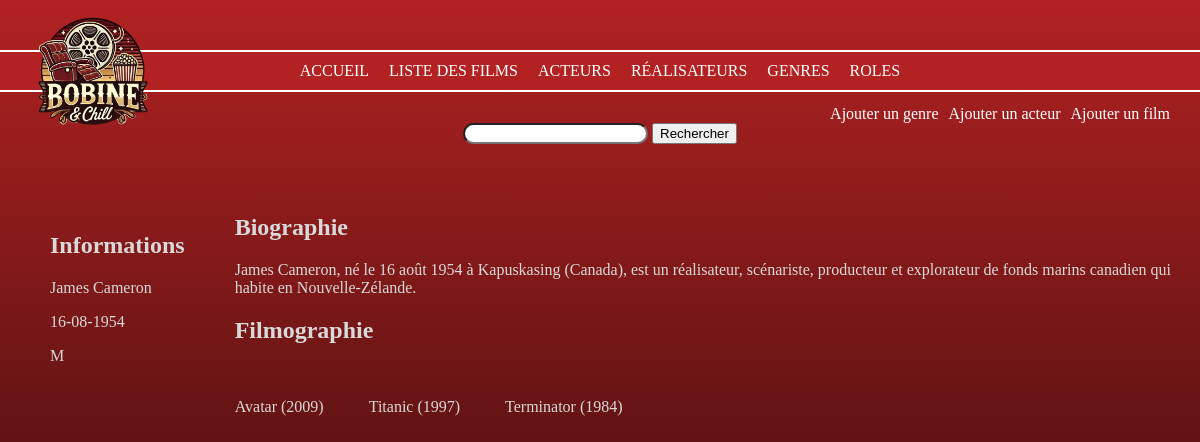
/Projet/index.php?action=detailsRealisateur&id=4, run on the app's committed database.
### tables this page shows
CREATE TABLE IF NOT EXISTS `personne` (
  `id_personne` int NOT NULL AUTO_INCREMENT,
  `nom` varchar(50) NOT NULL,
  `prenom` varchar(50) NOT NULL,
  `sexe` varchar(50) NOT NULL,
  `dateNaissance` date NOT NULL,
  `photo` varchar(255) DEFAULT NULL,
  `biographie` text,
  PRIMARY KEY (`id_personne`) USING BTREE
);

CREATE TABLE IF NOT EXISTS `film` (
  `id_film` int NOT NULL AUTO_INCREMENT,
  `titre` varchar(50) DEFAULT NULL,
  `duree` int DEFAULT NULL,
  `anneeSortie` int DEFAULT NULL,
  `synopsis` text,
  `note` float NOT NULL DEFAULT '0',
  `affiche` varchar(255) NOT NULL DEFAULT '0',
  `id_realisateur` int NOT NULL DEFAULT '0',
  PRIMARY KEY (`id_film`),
  KEY `FK_film_realisateur` (`id_realisateur`),
  CONSTRAINT `FK_film_realisateur` FOREIGN KEY (`id_realisateur`) REFERENCES `realisateur` (`id_realisateur`)
);

### Projet/controller/CinemaController.php (called while the page is built, shortened)
<?php
class CinemaController {
    public function detRealisateur($id) {
        $pdo = Connect::seConnecter();
        $requete = $pdo->prepare(
            "SELECT CONCAT(personne.prenom, ' ', personne.nom) AS nomRealisateur,
            DATE_FORMAT(personne.dateNaissance, '%d-%m-%Y') AS dateNaissanceFr, personne.sexe, personne.photo, personne.biographie
            FROM personne
            INNER JOIN realisateur ON personne.id_personne = realisateur.id_personne
            WHERE realisateur.id_realisateur = :id");
        $requete->execute(["id" => $id]);
        $detRealisateur = $requete->fetch();
        $requete = $pdo->prepare(
            "SELECT film.titre, realisateur.id_realisateur, film.anneeSortie, film.affiche, film.id_film
            FROM film
            INNER JOIN realisateur ON film.id_realisateur = realisateur.id_realisateur
            WHERE realisateur.id_realisateur = :id
            ORDER BY film.anneeSortie DESC");
        $requete->execute(["id" => $id]);
        $detRealisateur2 = $requete->fetchAll();
        require "view/detailsRealisateur.php";
    }
}

### Projet/view/detailsRealisateur.php (the view, shortened to what this page needs)
<body>
    <div class="container-detRea">
        <div class="info-detRea">
            <h2>Informations</h2>
            <p><?= $detRealisateur['nomRealisateur']; ?></p>
            <p><?= $detRealisateur['dateNaissanceFr']; ?> </p>
            <p><?= $detRealisateur['sexe']; ?></p>
        </div>
        <div class="bio-detRea">
            <h2>Biographie</h2>
            <p><?= $detRealisateur['biographie']; ?></p>
            <h2>Filmographie</h2>
            <div class="filmo-detRea">
                <?php foreach($detRealisateur2 as $detRealisateur2) { ?>
                    <div class="bloc-detRea">
                     <p><?= $detRealisateur2['titre']; ?> (<?= $detRealisateur2['anneeSortie']; ?>)</p>
                    </div>
                 <?php } ?>
            </div>
        </div>
    </div>
</body>
<?php
require_once "view/template.php";
?>

### Projet/public/css/style.css (style rules this page uses)
* { box-sizing: border-box; }
body { min-height: 100vh; margin: 0; background-image: linear-gradient(#B22222 0%, #4C0F0F 70%); background-size: cover; background-attachment: fixed; background-repeat: no-repeat; color: #D9D9D9; padding-top: 90px; }
.container-detRea { display: flex; margin-left: 50px; margin-top: 50px; }
.bio-detRea { margin-left: 50px; }
.filmo-detRea { display: flex; gap: 45px; flex-wrap: wrap; }
.bloc-detRea { text-align: center; }

### data on the page
personne: sexe "M", biographie "James Cameron, né le 16 août 1954 à Kapuskasing (Canada), est un réalisateur, scénariste, producteur et explorateur de fonds marins canadien qui habite en Nouvelle-Zélande."
film: titre "Avatar", anneeSortie "2009"
film: titre "Titanic", anneeSortie "1997"
film: titre "Terminator", anneeSortie "1984"

### other printed values
$detRealisateur['nomRealisateur'] "James Cameron"
$detRealisateur['dateNaissanceFr'] "16-08-1954"
